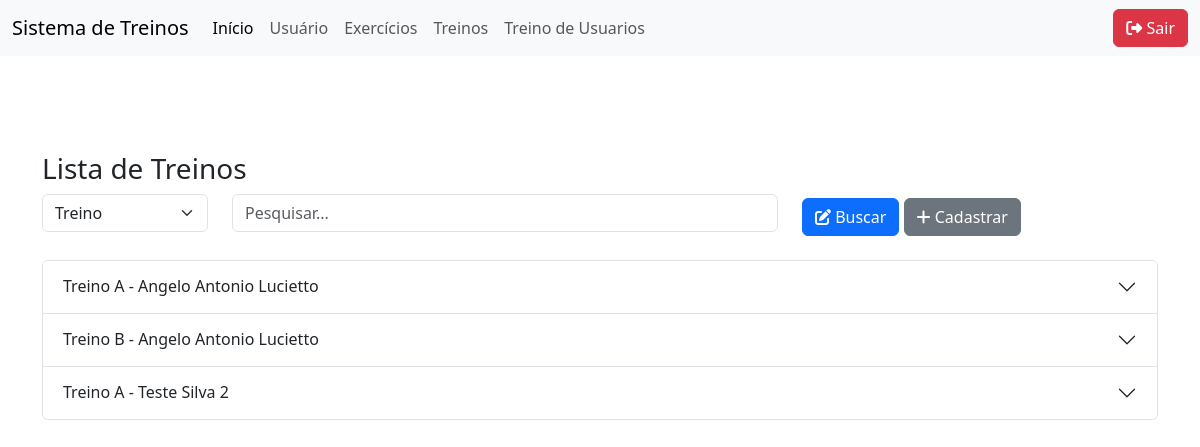
Page /treino_usuario/TreinoUsuarioList.php on the committed database.
### tables this page shows
CREATE TABLE IF NOT EXISTS `treino` (
  `id` int NOT NULL AUTO_INCREMENT,
  `nome` varchar(100) DEFAULT NULL,
  `descricao` text,
  `usuario_id` int unsigned DEFAULT NULL,
  PRIMARY KEY (`id`)
);

CREATE TABLE IF NOT EXISTS `usuario` (
  `id` int NOT NULL AUTO_INCREMENT,
  `nome` varchar(100) DEFAULT NULL,
  `senha` varchar(150) NOT NULL DEFAULT '0',
  `cpf` varchar(50) DEFAULT NULL,
  `telefone` varchar(50) DEFAULT NULL,
  `email` varchar(50) DEFAULT NULL,
  `cargo` enum('aluno','professor') DEFAULT NULL,
  PRIMARY KEY (`id`)
);

### db.class.php (called while the page is built, shortened)
<?php
class db {
    private $host = "localhost";
    private $user = "root";
    private $password = "949464";
    private $dbname ="bancotrabalhopweb1";
    private $table_name;
    public function __construct($table_name){
        $this->table_name = $table_name;
        return $this->conn();
    }
    function conn(){
        try{
            $conn = new PDO(
                "mysql:host=$this->host;dbname=$this->dbname",
                $this->user,
                $this->password,
                [
                    PDO::ATTR_ERRMODE,
                    PDO::ERRMODE_EXCEPTION,
                    PDO::MYSQL_ATTR_INIT_COMMAND =>"SET NAMES utf8"
                ]
            );
            return $conn;
        } catch(PDOException $e){
            echo "Erro: ". $e->getMessage();
        }
    }
    public function all(){
        $conn = $this->conn();
        $sql = "SELECT * FROM $this->table_name";
        $st = $conn->prepare( $sql);
        $st->execute();
        return $st->fetchAll(PDO::FETCH_CLASS);
    }
    public function find($id){
        $conn = $this->conn();
        $sql = "SELECT * FROM $this->table_name WHERE id = ?";
        $st = $conn->prepare( $sql);
        $st->execute([$id]);
        return $st->fetchObject();
    }
}

### treino_usuario/TreinoUsuarioList.php (the view, shortened to what this page needs)
<?php
include "../db.class.php";
include_once "../header.php";
$dbTreino = new db('treino');
$dbUsuario = new db('usuario');
if (!empty($_POST['valor'])) {
    $tipo = $_POST['tipo'];
    $valor = $_POST['valor'];
    if ($tipo === 'usuario') {
        $usuarios = $dbUsuario->search(['tipo' => 'nome', 'valor' => $valor]);
        if (!empty($usuarios)) {
            $usuario_id = $usuarios[0]->id;
            $dados = $dbTreino->search(['tipo' => 'usuario_id', 'valor' => $usuario_id]);
        } else {
            $dados = [];
        }
    } else {
        $dados = $dbTreino->search(['tipo' => $tipo, 'valor' => $valor]);
    }
} else {
    $dados = $dbTreino->all();
}
?>
<div class="container mt-5">
    <h3>Lista de Treinos</h3>
    <form action="./TreinoUsuarioList.php" method="post" class="mb-4">
        <div class="row">
            <div class="col-md-2">
                <select name="tipo" class="form-select">
                    <option value="nome">Treino</option>
                </select>
            </div>
            <div class="col-md-6">
                <input type="text" name="valor" placeholder="Pesquisar..." class="form-control">
            </div>
            <div class="col-md-4">
                <button type="submit" class="btn btn-primary mt-1"><i class='fa-solid fa-pen-to-square'></i> Buscar</button>
                <a href="../treino/TreinoForm.php" class="btn btn-secondary mt-1"><i class="fa-solid fa-plus"></i> Cadastrar</a>
            </div>
        </div>
    </form>
    <div class="accordion" id="accordionTreinos">
        <?php
        $contador = 0;
        foreach ($dados as $item) {
            $contador++;
            $usuario = $dbUsuario->find($item->usuario_id);
            $nomeUsuario = $usuario ? $usuario->nome : 'Usuário não encontrado';
            echo "
            <div class='accordion-item'>
                <h2 class='accordion-header' id='heading{$contador}'>
                    <button class='accordion-button collapsed' type='button' data-bs-toggle='collapse'
                        data-bs-target='#collapse{$contador}' aria-expanded='false' aria-controls='collapse{$contador}'>
                        {$item->nome} - {$nomeUsuario}
                    </button>
                </h2>
                <div id='collapse{$contador}' class='accordion-collapse collapse' aria-labelledby='heading{$contador}' data-bs-parent='#accordionTreinos'>
                    <div class='accordion-body'>
                        <p><strong>Descrição:</strong> {$item->descricao}</p>
                        <hr>
                        <h6>Exercícios:</h6>
            ";
            echo "
                        <div class='mt-3'>
                            <a href='./TreinoUsuarioForm.php?id={$item->id}' class='btn btn-sm btn-warning'>Editar Treino</a>
                            <a href='./TreinoUsuarioList.php?id={$item->id}'
                               class='btn btn-sm btn-danger'
                               onclick='return confirm(\"Deseja excluir este treino?\")'>
                               Excluir Treino
                            </a>
                        </div>
                    </div>
                </div>
            </div>
            ";
        }
        ?>
    </div>
</div>
<?php include_once "../footer.php"; ?>

### rows in the picture
treino: nome "Treino A", usuario.nome "Angelo Antonio Lucietto"
treino: nome "Treino B", usuario.nome "Angelo Antonio Lucietto"
treino: nome "Treino A", usuario.nome "Teste Silva 2"
